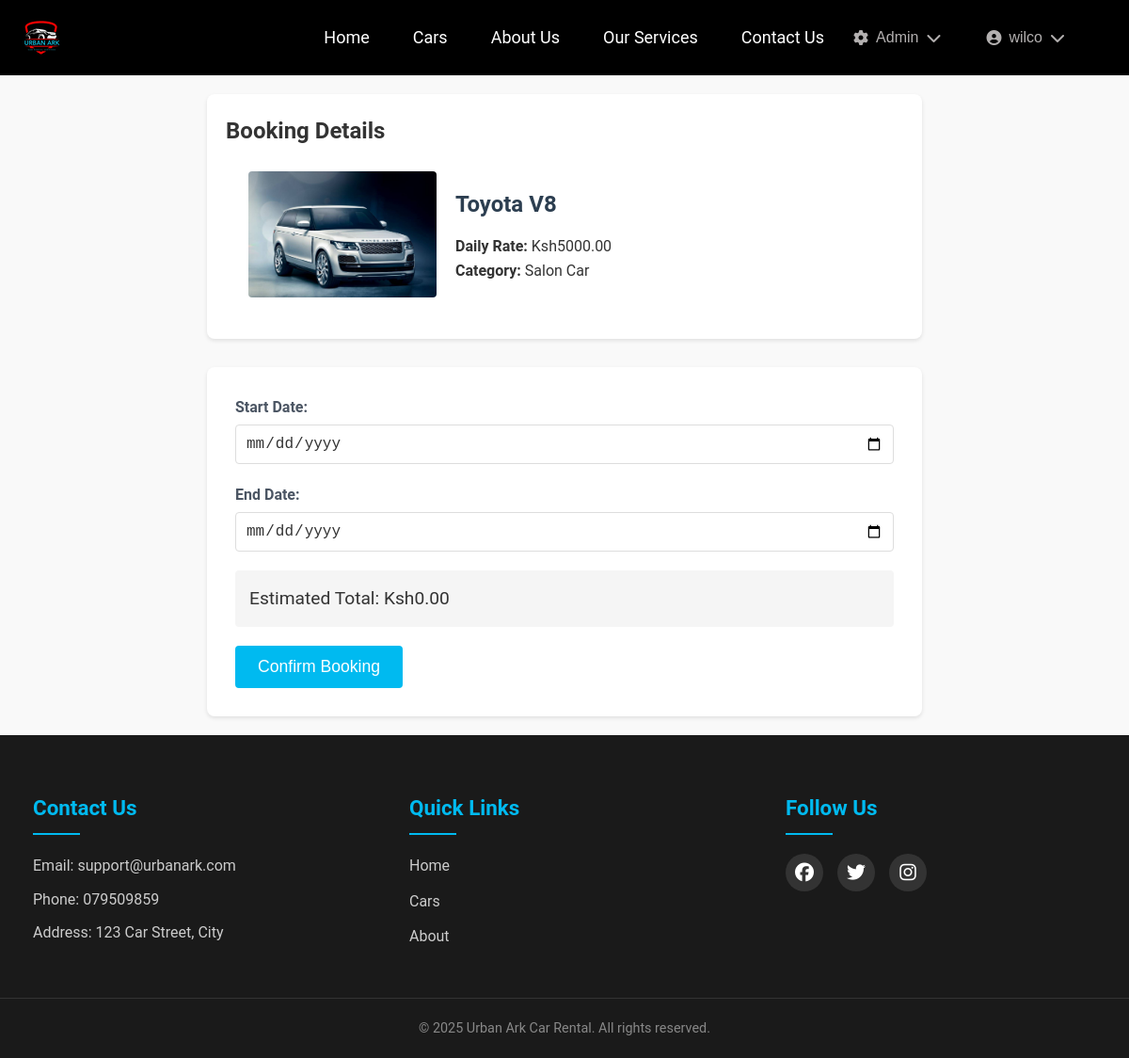
Page /cars/2/book/ (signed in) on the earlier database version.
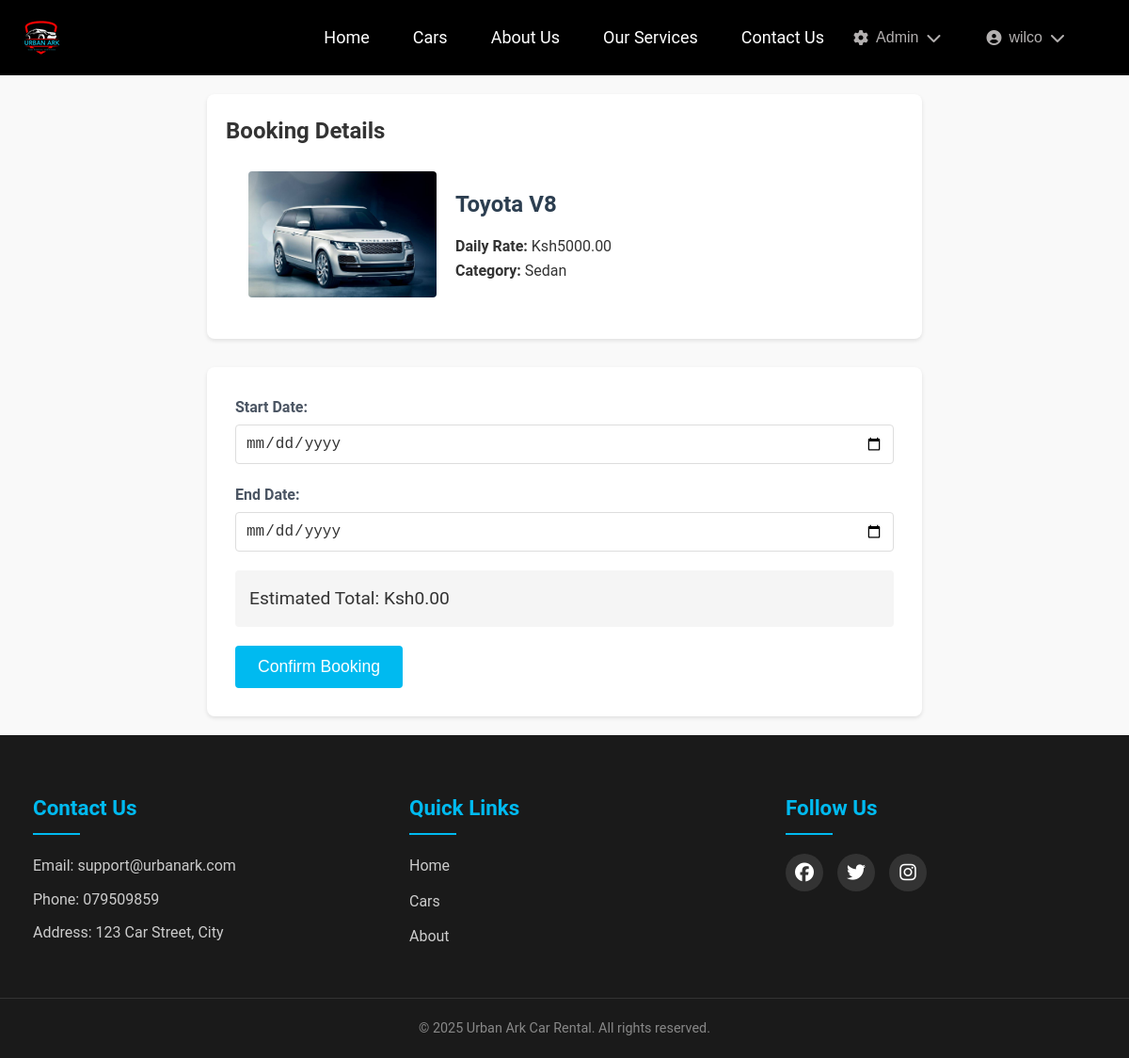
Same page on the later database version.
### cars/models.py (models this page shows, shortened)
class Car(models.Model):
    TRANSMISSION_CHOICES = [
        ('auto', 'Automatic'),
        ('manual', 'Manual')
    ]
    FUEL_CHOICES = [
        ('petrol', 'Petrol'),
        ('diesel', 'Diesel'),
        ('hybrid', 'Hybrid'),
        ('electric', 'Electric')
    ]
    name = models.CharField(max_length=200)
    make = models.CharField(max_length=100)
    model = models.CharField(max_length=100)
    description = models.TextField(blank=True)
    category = models.ForeignKey(CarCategory, on_delete=models.CASCADE)
    year = models.IntegerField(
        validators=[
            MinValueValidator(1990),
            MaxValueValidator(2025)
        ]
    )
    transmission = models.CharField(max_length=10, choices=TRANSMISSION_CHOICES)
    fuel_type = models.CharField(max_length=10, choices=FUEL_CHOICES)
    seats = models.IntegerField()
    daily_rate = models.DecimalField(max_digits=10, decimal_places=2)
    image = models.ImageField(upload_to='car_images/', null=True, blank=True)
    quantity = models.PositiveIntegerField(default=1, help_text="Total number of units")
    booked_units = models.PositiveIntegerField(default=0, help_text="Number of currently booked units")

class CarCategory(models.Model):
    name = models.CharField(max_length=100, unique=True)
    description = models.TextField(blank=True)
    class Meta:
        verbose_name_plural = 'Car Categories'

### cars/views.py (the view, shortened to what this page needs)
@login_required
def book_car_view(request, car_id):
    car = get_object_or_404(Car, pk=car_id)
    return render(request, 'cars/booking.html', {'car': car})

### templates/cars/booking.html (shortened to what this page needs)
{% extends 'base.html' %}
{% load static %}
{% block extra_css %}
<link rel="stylesheet" href="{% static 'css/booking.css' %}">
{% endblock %}
{% block content %}
<div class="booking-container">
    <div class="car-summary">
        <h2>Booking Details</h2>
        <div class="car-info">
            {% if car.image %}
                <img src="{{ car.image.url }}" alt="{{ car.name }}" class="car-thumbnail">
            {% endif %}
            <div class="car-details">
                <h3>{{ car.make }} {{ car.model }}</h3>
                <p><strong>Daily Rate:</strong> Ksh{{ car.daily_rate }}</p>
                <p><strong>Category:</strong> {{ car.category.name }}</p>
            </div>
        </div>
    </div>
    <form method="post" class="booking-form">
        <div class="form-group">
            <label for="start_date">Start Date:</label>
            <input type="date" id="start_date" name="start_date" required min="{{ today|date:'Y-m-d' }}">
        </div>
        <div class="form-group">
            <label for="end_date">End Date:</label>
            <input type="date" id="end_date" name="end_date" required min="{{ today|date:'Y-m-d' }}">
        </div>
        <div class="cost-estimate">
            <p>Estimated Total: <span id="total-cost">Ksh0.00</span></p>
        </div>
        <button type="submit" class="submit-button">Confirm Booking</button>
    </form>
</div>
{% endblock %}

Differences in the rows shown:
changed Car "Toyota": category.name "Salon Car" → "Sedan"
